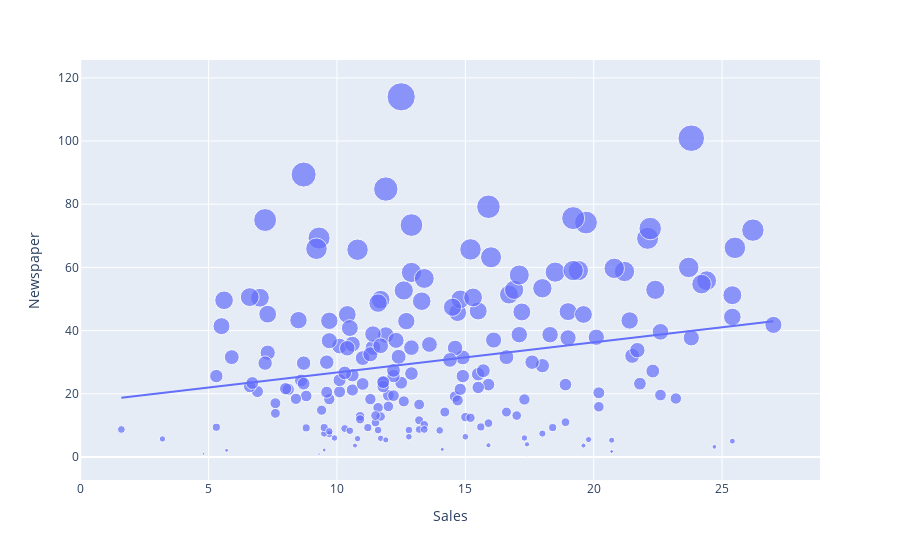

The code cell stored with this chart in its notebook:
### Code cell
figure = px.scatter(data_frame = sales_data, x="Sales", y="Newspaper", size="Newspaper", trendline="ols")
figure.show()

### Figure 1 — Plotly figure (JSON) as saved in the notebook; plotly's stock layout.template omitted (floating-point values rounded to 4 significant figures; data arrays with more than 128 entries replaced by an {"elided": "..."} marker saying what was removed)
{"data": [{"hovertemplate": "Sales=%{x}<br>Newspaper=%{marker.size}<extra></extra>", "legendgroup": "", "marker": {"color": "#636efa", "size": {"elided": "200 float values"}, "sizemode": "area", "sizeref": 0.285, "symbol": "circle"}, "mode": "markers", "name": "", "orientation": "v", "showlegend": false, "type": "scatter", "x": {"elided": "200 float values"}, "xaxis": "x", "y": {"elided": "200 float values"}, "yaxis": "y"}, {"hovertemplate": "<b>OLS trendline</b><br>Newspaper = 0.952962 * Sales + 17.1911<br>R<sup>2</sup>=0.052120<br><br>Sales=%{x}<br>Newspaper=%{y} <b>(trend)</b><extra></extra>", "legendgroup": "", "marker": {"color": "#636efa", "symbol": "circle"}, "mode": "lines", "name": "", "showlegend": false, "type": "scatter", "x": {"elided": "200 float values"}, "xaxis": "x", "y": {"elided": "200 float values"}, "yaxis": "y"}], "layout": {"autosize": true, "legend": {"itemsizing": "constant", "tracegroupgap": 0}, "margin": {"t": 60}, "xaxis": {"anchor": "y", "autorange": true, "domain": [0, 1], "range": [0.03207, 28.73], "title": {"text": "Sales"}, "type": "linear"}, "yaxis": {"anchor": "x", "autorange": true, "domain": [0, 1], "range": [-8.583, 131.0], "title": {"text": "Newspaper"}, "type": "linear"}}}
